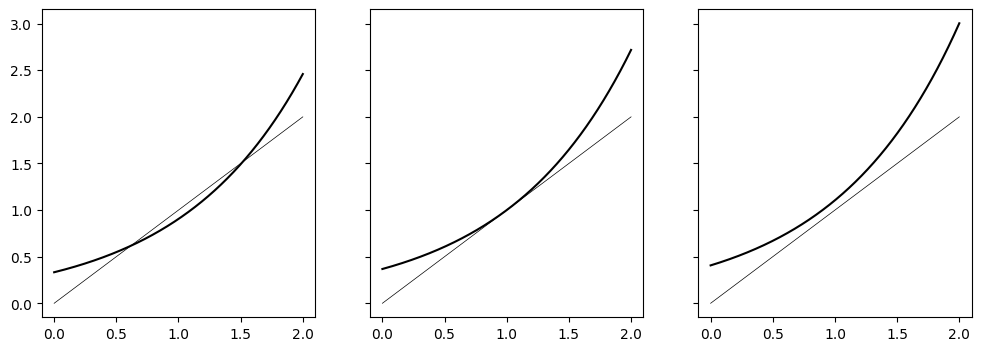

Generate this figure with Python:
import numpy as np
from matplotlib import pyplot as plt

def E(x, lbda, n=1):
    y = x
    for k in range(n):
        y = np.exp(x + lbda)
    return y

figure, axes = plt.subplots(nrows=1, ncols=3, figsize=(12,4), sharey=True)

lbda = [-1.1, -1, -0.9]
x = np.linspace(start=0, stop=2, num=20000)
for k in range(3):
    y = E(x, lbda[k])
    axes[k].plot(x, y, color='black')
    axes[k].plot(x, x, color='black', linewidth=0.5)
    
figure.savefig(fname='e_lambda.png', bbox_inches='tight')
